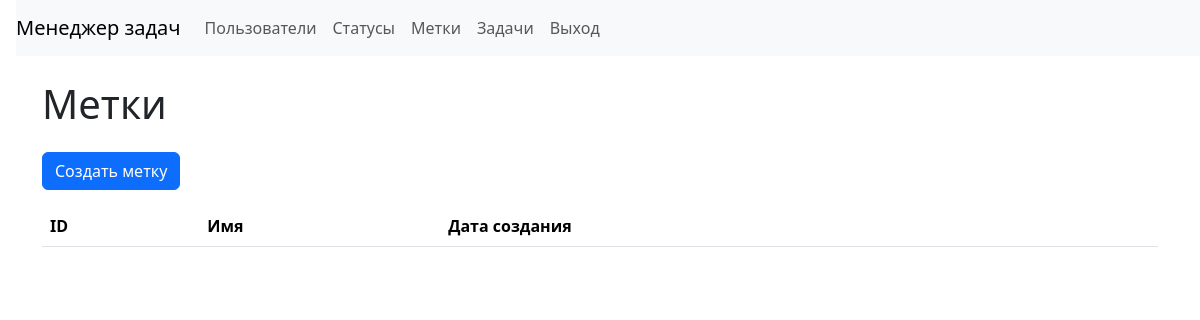
The app's page /labels/ (signed in), older data.
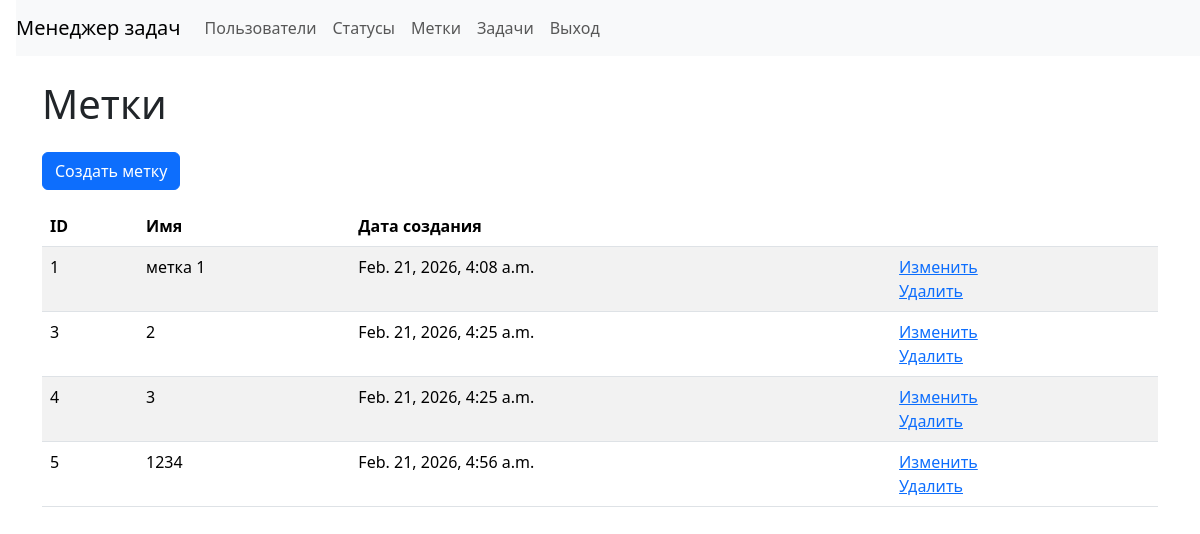
The same page, newer data.
### src/task_manager/models.py (models this page shows, shortened)
class Label(models.Model):
    name = models.CharField(max_length=255, unique=True, verbose_name='Имя')
    created_at = models.DateTimeField(auto_now_add=True, verbose_name='Дата создания')

### src/task_manager/views.py (the view)
# urls.py: path("labels/", LabelsListView.as_view(), name="labels_list"),
class LabelsListView(LoginRequiredMixin, ListView):
    model = Label
    template_name = "labels/list.html"
    context_object_name = "labels"

### src/templates/labels/list.html
{% extends "layouts/base.html" %}
{% block content %}
<h1 class="my-4">
    Метки
</h1>
<a class="btn btn-primary mb-3" href="{% url 'label_create' %}">Создать метку</a>
<table class="table table-striped">
    <thead>
        <tr>
            <th>ID</th>
            <th>Имя</th>
            <th>Дата создания</th>
            <th></th>
        </tr>
    </thead>
    <tbody>
        {% for label in labels %}
        <tr>
            <td>{{ label.id }}</td>
            <td>{{ label.name }}</td>
            <td>{{ label.created_at }}</td>
            <td>
                <a href="{% url 'label_update' label.id %}">Изменить</a>
                <br>
                <a href="{% url 'label_delete' label.id %}">Удалить</a>
            </td>
        </tr>
        {% endfor %}
    </tbody>
</table>
{% endblock %}

### src/templates/layouts/base.html (shortened to what this page needs)
<!DOCTYPE html>
<html lang="ru-ru">
<head>
  <link rel="stylesheet" href="https://cdn.jsdelivr.net/npm/bootstrap@5.3.3/dist/css/bootstrap.min.css"
>
</head>
<body class="d-flex flex-column min-vh-100">
  <nav class="navbar navbar-expand-lg navbar-light bg-light ms-3">
    <a class="navbar-brand" href="{% url 'index' %}">Менеджер задач</a>
    <div class="collapse navbar-collapse" id="navbarToggleExternalContent">
      <ul class="navbar-nav mr-auto">
        <li class="nav-item">
          <a class="nav-link" href="{% url 'users_list' %}">Пользователи</a>
        </li>
        {% if user.is_authenticated %}
        <li class="nav-item">
          <a class="nav-link" href="{% url 'statuses_list' %}">Статусы</a>
        </li>
        <li class="nav-item">
          <a class="nav-link" href="{% url 'labels_list' %}">Метки</a>
        </li>
        <li class="nav-item">
          <a class="nav-link" href="{% url 'tasks_list' %}">Задачи</a>
        </li>
        {% endif %}
      </ul>
      <ul class="navbar-nav">
        {% if user.is_authenticated %}
        <form action="{% url 'logout' %}" method="post">
          <input class="btn nav-link" type="submit" value="Выход">
        </form>
        {% endif %}
      </ul>
    </div>
  </nav>
  <div class="container wrapper flex-grow-1">
    {% block content %}{% endblock %}
  </div>
</body>
</html>

Row changes from the older to the newer data that the page shows:
added Label: id "1", name "метка 1", created_at "Feb. 21, 2026, 4:08 a.m."
added Label: id "3", name "2", created_at "Feb. 21, 2026, 4:25 a.m."
added Label: id "4", name "3", created_at "Feb. 21, 2026, 4:25 a.m."
added Label: id "5", name "1234", created_at "Feb. 21, 2026, 4:56 a.m."
